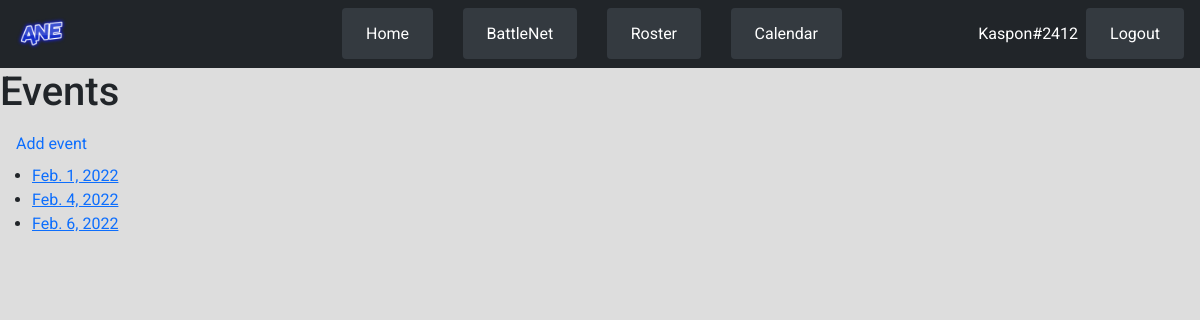
/events/ (signed in), run on the app's committed database.
### players/models.py (models this page shows, shortened)
class RaidEvent(models.Model):
    name = models.CharField(max_length=30, default='Raid')
    date = models.DateField(unique=True)
    roster = models.ManyToManyField(Roster, blank=True, default=True)

### pages/views.py (the view)
# urls.py: path('events/', events_view, name='events'),
def events_view(request):
    template_name = 'events.html'
    event_list = RaidEvent.objects.all()
    context = {
        'event_list': event_list,
    }
    return render(request, template_name, context)

### templates/events.html (shortened to what this page needs)
<!DOCTYPE html>
<html lang="en">
{% extends "base.html" %}
{% block content %}
    <h1>Events</h1>
    <ul class="nav nav-pills">
        <li class="nav-item">
            <a class="nav-link" href="{% url 'add-event' %}">Add event</a>
        </li>
    </ul>
    <ul>
        {% for event in event_list %}
            <li><a href="{% url 'events-details' event.id %}">{{ event.date }}</a>
            </li>
    {% endfor %}
    </ul>
{% endblock %}

### static/styles.css (style rules this page uses)
:root { --main-bg-color: #dddddd; --bg-hover-color: #343A40; --bg-active-color: #6E7276; --bg-disabled-color: #22262a; --main-text-color: #212529; --text-disabled-color: #aaa; --white-color: #fff; }
* { font-family: 'Roboto', sans-serif; box-sizing: border-box; margin: 0; padding: 0; }
body { background-color: var(--main-bg-color); color: var(--main-text-color); }

### data on the page
RaidEvent: date "Feb. 1, 2022"
RaidEvent: date "Feb. 4, 2022"
RaidEvent: date "Feb. 6, 2022"
